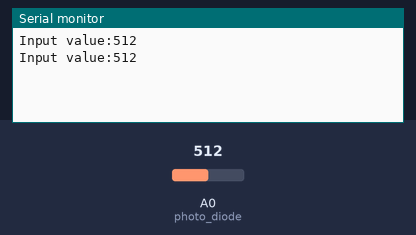
Bench run of a sketch on a simulated Arduino Uno, built with avr-gcc and run on an emulated ATmega328P. On the bench: the last lines printed to the serial monitor. Inputs (shaded band) come from the test bench; at power-on: A0 (photo_diode) = 512.

Above: at 1.8 s.
1.9 s: A0 (photo_diode) set to 716
At 2.8 s:
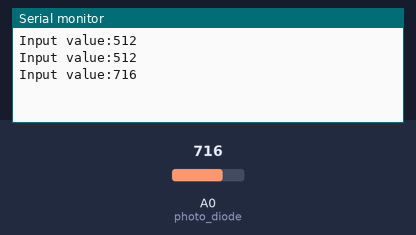
3.4 s: A0 (photo_diode) set to 900
At 4.4 s:
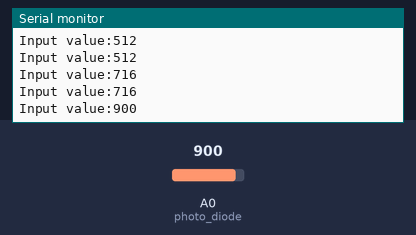
Timing chart, 0 to 6.4 s (numbered marks = the images above; inputs shaded):
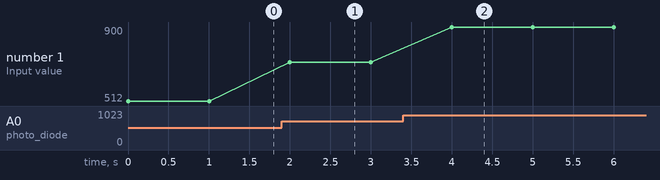

Measured:
- after the input at 1.9 s, the serial monitor: prints a new line after 0.10 s (image 1)
- after the input at 3.4 s, the serial monitor: prints a new line after 0.60 s (image 2)
- plotted number 1: 512 → 716 after the input at 1.9 s, 716 → 900 after the input at 3.4 s

The sketch:

ex-11.ino
```cpp
const int photo_diode = A0;
int inputVal = 0;

void setup() {
  Serial.begin(9600);
}

void loop() {
  inputVal = analogRead(photo_diode);
  Serial.print("Input value:");
  Serial.println(inputVal);
  delay(1000);
}
```
